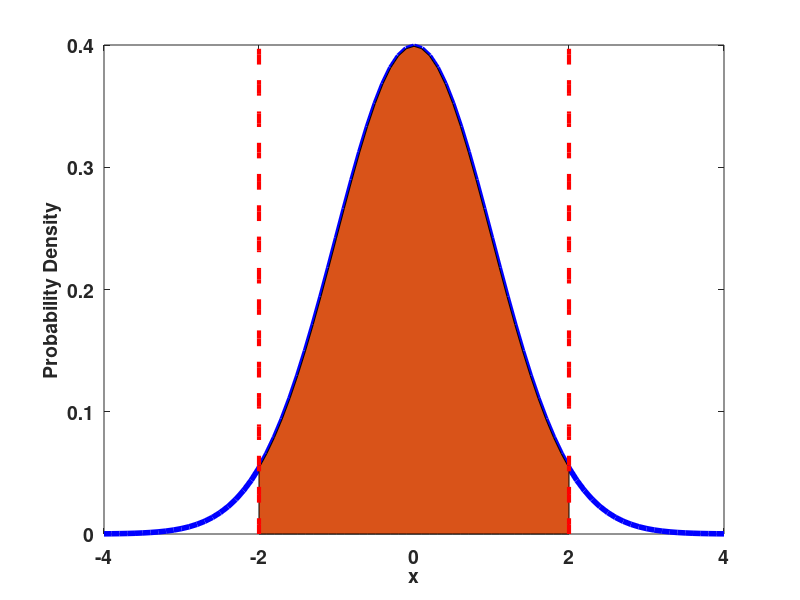

Recreate this plot in MATLAB.
% Chap2Plot95PctGaussianConfidenceInterval.m
% MATLAB file for fitting simulated data in PhD thesis by Ned Charles available here http://hdl.handle.net/2123/16060
function Chap2Plot95PctGaussianConfidenceInterval()

% This function is for creating a log-lin plot of the range of signals that will be teste
x = -4:.1:4;
norm = normpdf(x,0,1);

% Plot the pdf.
figure('Position', [00,0,1000,600]);
plot(x,norm,'LineWidth',4,'Color','b');hold on;
PlotFontSize = 14;
set(gca,'FontSize',PlotFontSize,'FontWeight','bold');
ylabel('Probability Density','FontWeight','bold','fontsize', PlotFontSize);
xlabel('x','FontWeight','bold','fontsize', PlotFontSize);

% Plot the 95% confidence intervals, too
hArea = area(x(21:61),norm(21:61));
% these statements don't work:
% hFace = get(hArea,'children');
% set(hFace,'FaceAlpha',0.5);
plot(repmat(-2,1,51),0:0.008:0.4,'r--','LineWidth',3);
plot(repmat(2,1,51),0:0.008:0.4,'r--','LineWidth',3);

%%%%%%%%%%%%%%%%%%%%%%%%%%%%%%%%%%%%%%%%%%%%%%%%%%%%%%%%%%%%%%%%%%%%%%%%%%%%%%%%%%%%%%%%%%%%%%%%%%%%%%%%%%%%%%%%%%%%%%%%%%%%%
% Add some text explanation for all added labels/points
% text(18,0.035,'SNR 25 Noise Average','Color','k','FontSize',24 , 'FontWeight', 'bold');
stophere = 1;
%%%%%%%%%%%%%%%%%%%%%%%%%%%%%%%%%%%%%%%%%%%%%%%%%%%%%%%%%%%%%%%%%%%%%%%%%%%%%%%%%%%%%%%%%%%%%%%%%%%%%%%%%%%%%%%%%%%%%%%%%%%%%